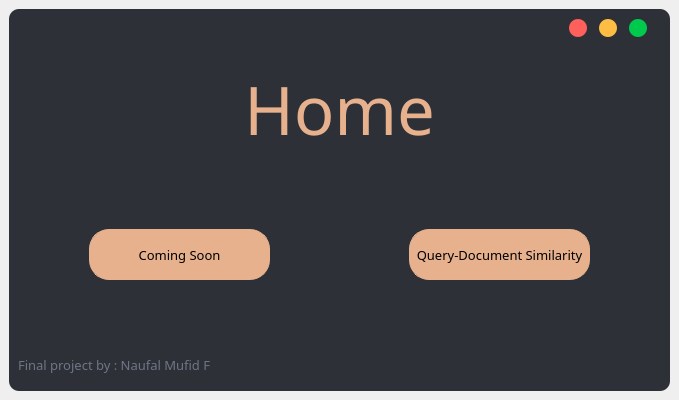
<?xml version="1.0" encoding="UTF-8"?>
<ui version="4.0">
 <class>Home</class>
 <widget class="QMainWindow" name="Home">
  <property name="geometry">
   <rect>
    <x>0</x>
    <y>0</y>
    <width>679</width>
    <height>400</height>
   </rect>
  </property>
  <property name="windowTitle">
   <string>MainWindow</string>
  </property>
  <widget class="QWidget" name="centralwidget">
   <layout class="QVBoxLayout" name="verticalLayout">
    <item>
     <widget class="QFrame" name="shadow">
      <property name="styleSheet">
       <string notr="true">QFrame{
	background-color: rgb(45, 48, 55);
	color: rgb(220, 220, 220);
	border-radius: 10px;
}</string>
      </property>
      <property name="frameShape">
       <enum>QFrame::StyledPanel</enum>
      </property>
      <property name="frameShadow">
       <enum>QFrame::Raised</enum>
      </property>
      <widget class="QLabel" name="label_title">
       <property name="geometry">
        <rect>
         <x>0</x>
         <y>10</y>
         <width>661</width>
         <height>181</height>
        </rect>
       </property>
       <property name="font">
        <font>
         <family>Casta</family>
         <pointsize>50</pointsize>
        </font>
       </property>
       <property name="styleSheet">
        <string notr="true">color: #E7B18E;</string>
       </property>
       <property name="text">
        <string>&lt;html&gt;&lt;head/&gt;&lt;body&gt;&lt;p&gt;Home&lt;/p&gt;&lt;/body&gt;&lt;/html&gt;</string>
       </property>
       <property name="alignment">
        <set>Qt::AlignCenter</set>
       </property>
      </widget>
      <widget class="QPushButton" name="btn_pre">
       <property name="geometry">
        <rect>
         <x>80</x>
         <y>220</y>
         <width>181</width>
         <height>51</height>
        </rect>
       </property>
       <property name="font">
        <font>
         <family>Gramatika-Medium</family>
         <pointsize>10</pointsize>
        </font>
       </property>
       <property name="cursor">
        <cursorShape>PointingHandCursor</cursorShape>
       </property>
       <property name="styleSheet">
        <string notr="true">background-color: #E7B18E;
border: 1px solid #E7B18E; 
border-radius: 20px;</string>
       </property>
       <property name="text">
        <string>Coming Soon</string>
       </property>
      </widget>
      <widget class="QPushButton" name="btn_detect">
       <property name="geometry">
        <rect>
         <x>400</x>
         <y>220</y>
         <width>181</width>
         <height>51</height>
        </rect>
       </property>
       <property name="font">
        <font>
         <family>Gramatika-Medium</family>
         <pointsize>10</pointsize>
        </font>
       </property>
       <property name="cursor">
        <cursorShape>PointingHandCursor</cursorShape>
       </property>
       <property name="styleSheet">
        <string notr="true">background-color: #E7B18E;
border: 1px solid #E7B18E; 
border-radius: 20px;</string>
       </property>
       <property name="text">
        <string>Query-Document Similarity</string>
       </property>
      </widget>
      <widget class="QPushButton" name="btn_minimize">
       <property name="geometry">
        <rect>
         <x>590</x>
         <y>10</y>
         <width>18</width>
         <height>18</height>
        </rect>
       </property>
       <property name="cursor">
        <cursorShape>PointingHandCursor</cursorShape>
       </property>
       <property name="styleSheet">
        <string notr="true">background: #FFBD44;
border-radius: 9%;</string>
       </property>
       <property name="text">
        <string/>
       </property>
      </widget>
      <widget class="QPushButton" name="btn_gtw">
       <property name="geometry">
        <rect>
         <x>620</x>
         <y>10</y>
         <width>18</width>
         <height>18</height>
        </rect>
       </property>
       <property name="cursor">
        <cursorShape>PointingHandCursor</cursorShape>
       </property>
       <property name="styleSheet">
        <string notr="true">background: #00CA4E;
border-radius: 9%;</string>
       </property>
       <property name="text">
        <string/>
       </property>
      </widget>
      <widget class="QPushButton" name="btn_close">
       <property name="geometry">
        <rect>
         <x>560</x>
         <y>10</y>
         <width>18</width>
         <height>18</height>
        </rect>
       </property>
       <property name="cursor">
        <cursorShape>PointingHandCursor</cursorShape>
       </property>
       <property name="styleSheet">
        <string notr="true">background: #FF605C;
border-radius: 9%;</string>
       </property>
       <property name="text">
        <string/>
       </property>
      </widget>
      <widget class="QLabel" name="label_credits">
       <property name="geometry">
        <rect>
         <x>10</x>
         <y>340</y>
         <width>191</width>
         <height>31</height>
        </rect>
       </property>
       <property name="font">
        <font>
         <family>Gramatika-Medium</family>
         <pointsize>10</pointsize>
        </font>
       </property>
       <property name="styleSheet">
        <string notr="true">color: rgb(110, 117, 134);</string>
       </property>
       <property name="text">
        <string>Final project by : Naufal Mufid F</string>
       </property>
       <property name="alignment">
        <set>Qt::AlignRight|Qt::AlignTrailing|Qt::AlignVCenter</set>
       </property>
      </widget>
     </widget>
    </item>
   </layout>
  </widget>
 </widget>
 <resources/>
 <connections/>
</ui>
